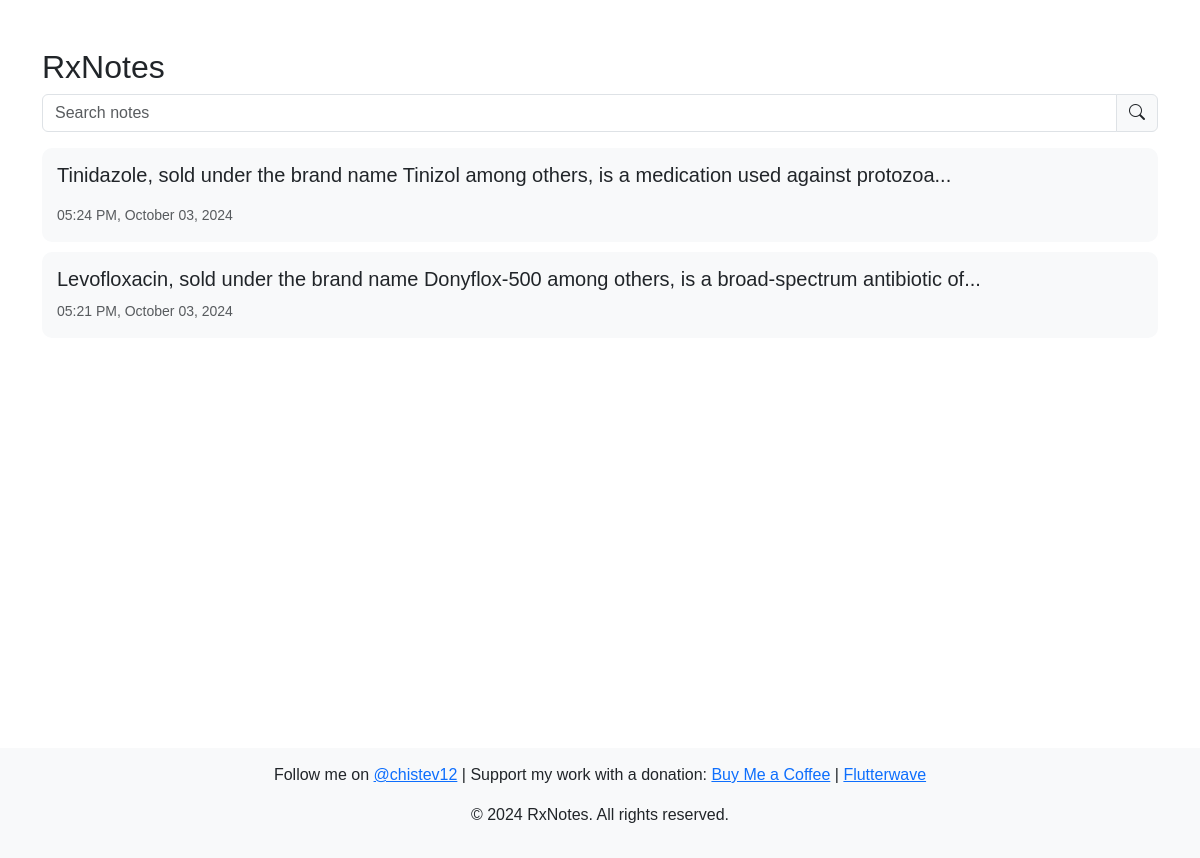
/, run on an earlier commit of the app's database.
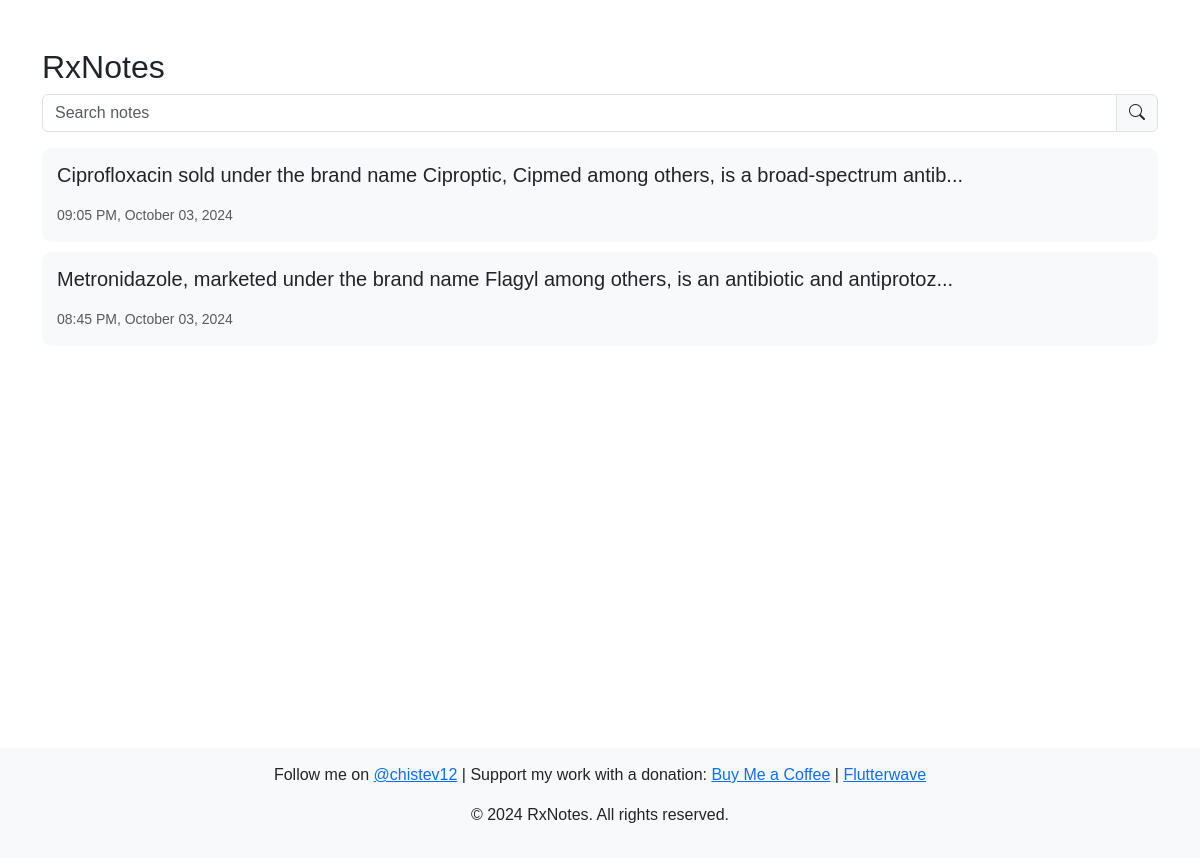
And on a later commit of the database.
### notes/models.py (models this page shows, shortened)
class Note(models.Model):
    title = models.CharField(max_length=200, unique=True)
    content = CKEditor5Field('Text', config_name='extends')
    created_at = models.DateTimeField(auto_now_add=True)
    updated_at = models.DateTimeField(null=True, blank=True)  # No auto update

### notes/views.py (the view)
# urls.py: path('', views.notes_view, name='notes_view'),
def notes_view(request):
    notes = Note.objects.annotate(
        effective_date=Coalesce('updated_at', F('created_at'))
    ).order_by('-effective_date')
    current_year = datetime.now().year
    return render(request, 'notes/index.html', {'notes': notes, 'current_year': current_year})

### notes/templates/notes/index.html
{% extends "notes/base.html" %}
{% block content %}
<h2>RxNotes</h2>
<div class="input-group mb-3">
    <input type="text" class="form-control" placeholder="Search notes" hx-get="{% url 'search_notes' %}"
        hx-trigger="keyup changed delay:500ms" hx-target="#notes-list" hx-include="[name='query']" name="query">
    <span class="input-group-text"><i class="bi bi-search"></i></span>
</div>
<div id="notes-list">
    {% include 'notes/note_list.html' %}
</div>
{% endblock %}

### notes/templates/notes/note_list.html
{% for note in notes %}
<a href="{% url 'note_detail_view' note.title %}?query={{ request.GET.query }}" class="text-decoration-none text-dark">
    <div class="note-card">
        <h5>{{ note.content|safe|slice:":100" }}...</h5>
        <small class="text-muted">
            {% if note.updated_at %}
                {{ note.updated_at|date:"h:i A, F d, Y" }}
            {% else %}
                {{ note.created_at|date:"h:i A, F d, Y" }}
            {% endif %}
        </small>
    </div>
</a>
{% empty %}
<p>No notes found.</p>
{% endfor %}

What changed in the data, as far as the page shows it:
removed Note: content "Tinidazole, sold under the brand name Tinizol among others, is a medication used against protozoa", updated_at "05:24 PM, October 03, 2024"
removed Note: content "Levofloxacin, sold under the brand name Donyflox-500 among others, is a broad-spectrum antibiotic of", updated_at "05:21 PM, October 03, 2024"
added Note: content "Ciprofloxacin sold under the brand name Ciproptic, Cipmed among others, is a broad-spectrum antib", updated_at "09:05 PM, October 03, 2024"
added Note: content "Metronidazole, marketed under the brand name Flagyl among others, is an antibiotic and antiprotoz", created_at "08:45 PM, October 03, 2024"
